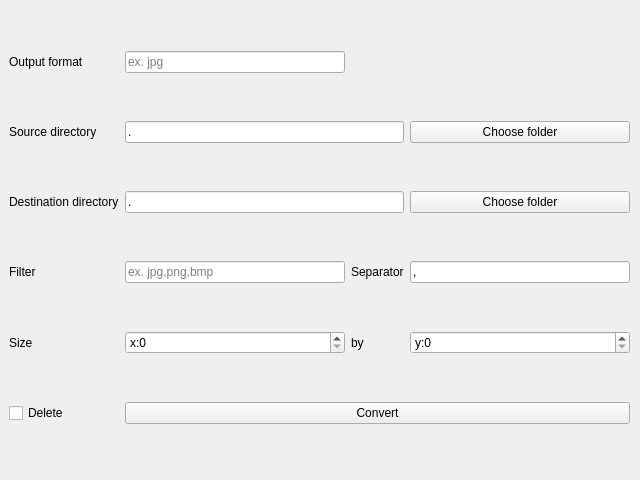
<?xml version="1.0" encoding="UTF-8"?>
<ui version="4.0">
 <class>MainWindow</class>
 <widget class="QMainWindow" name="MainWindow">
  <property name="geometry">
   <rect>
    <x>0</x>
    <y>0</y>
    <width>640</width>
    <height>480</height>
   </rect>
  </property>
  <property name="windowTitle">
   <string>ImgC - gui</string>
  </property>
  <widget class="QWidget" name="centralwidget">
   <widget class="QWidget" name="gridLayoutWidget">
    <property name="geometry">
     <rect>
      <x>9</x>
      <y>9</y>
      <width>621</width>
      <height>461</height>
     </rect>
    </property>
    <layout class="QGridLayout" name="gridLayout">
     <item row="4" column="0">
      <widget class="QLabel" name="label_6">
       <property name="text">
        <string>Size</string>
       </property>
      </widget>
     </item>
     <item row="4" column="3">
      <widget class="QSpinBox" name="spinBoxY">
       <property name="toolTip">
        <string>set either X or Y size to 0 to not change the image size</string>
       </property>
       <property name="prefix">
        <string>y:</string>
       </property>
       <property name="maximum">
        <number>10000</number>
       </property>
       <property name="singleStep">
        <number>10</number>
       </property>
      </widget>
     </item>
     <item row="2" column="3">
      <widget class="QPushButton" name="folderPicker">
       <property name="text">
        <string>Choose folder</string>
       </property>
      </widget>
     </item>
     <item row="2" column="0">
      <widget class="QLabel" name="label_4">
       <property name="text">
        <string>Destination directory</string>
       </property>
      </widget>
     </item>
     <item row="3" column="0">
      <widget class="QLabel" name="label_2">
       <property name="text">
        <string>Filter</string>
       </property>
      </widget>
     </item>
     <item row="3" column="3">
      <widget class="QLineEdit" name="separatorEdit">
       <property name="toolTip">
        <string>What did you use to separate the filters</string>
       </property>
       <property name="text">
        <string>,</string>
       </property>
      </widget>
     </item>
     <item row="5" column="1" colspan="3">
      <widget class="QPushButton" name="convertButton">
       <property name="text">
        <string>Convert</string>
       </property>
      </widget>
     </item>
     <item row="3" column="2">
      <widget class="QLabel" name="label_5">
       <property name="text">
        <string>Separator</string>
       </property>
      </widget>
     </item>
     <item row="3" column="1">
      <widget class="QLineEdit" name="filterEdit">
       <property name="toolTip">
        <string>What type of files do you want to convert</string>
       </property>
       <property name="placeholderText">
        <string>ex. jpg,png,bmp</string>
       </property>
      </widget>
     </item>
     <item row="2" column="1" colspan="2">
      <widget class="QLineEdit" name="pathEdit">
       <property name="toolTip">
        <string>Where do you want the files to be saved after conversion</string>
       </property>
       <property name="text">
        <string>.</string>
       </property>
      </widget>
     </item>
     <item row="0" column="1">
      <widget class="QLineEdit" name="formatEdit">
       <property name="toolTip">
        <string>What format do you want to convert the files to</string>
       </property>
       <property name="placeholderText">
        <string>ex. jpg</string>
       </property>
      </widget>
     </item>
     <item row="0" column="0">
      <widget class="QLabel" name="label_3">
       <property name="text">
        <string>Output format</string>
       </property>
      </widget>
     </item>
     <item row="5" column="0">
      <widget class="QCheckBox" name="deleteChackBox">
       <property name="toolTip">
        <string>Delete the files after they have been converted?</string>
       </property>
       <property name="whatsThis">
        <string/>
       </property>
       <property name="text">
        <string>Delete</string>
       </property>
      </widget>
     </item>
     <item row="1" column="1" colspan="2">
      <widget class="QLineEdit" name="pwdEdit">
       <property name="toolTip">
        <string>Where do you want the files to be saved after conversion</string>
       </property>
       <property name="text">
        <string>.</string>
       </property>
      </widget>
     </item>
     <item row="1" column="3">
      <widget class="QPushButton" name="pwdPicker">
       <property name="text">
        <string>Choose folder</string>
       </property>
      </widget>
     </item>
     <item row="1" column="0">
      <widget class="QLabel" name="label">
       <property name="text">
        <string>Source directory</string>
       </property>
      </widget>
     </item>
     <item row="4" column="1">
      <widget class="QSpinBox" name="spinBoxX">
       <property name="toolTip">
        <string>set either X or Y size to 0 to not change the image size</string>
       </property>
       <property name="prefix">
        <string>x:</string>
       </property>
       <property name="maximum">
        <number>10000</number>
       </property>
       <property name="singleStep">
        <number>10</number>
       </property>
      </widget>
     </item>
     <item row="4" column="2">
      <widget class="QLabel" name="label_7">
       <property name="text">
        <string>by</string>
       </property>
      </widget>
     </item>
    </layout>
   </widget>
  </widget>
 </widget>
 <tabstops>
  <tabstop>formatEdit</tabstop>
  <tabstop>pwdEdit</tabstop>
  <tabstop>pwdPicker</tabstop>
  <tabstop>pathEdit</tabstop>
  <tabstop>folderPicker</tabstop>
  <tabstop>filterEdit</tabstop>
  <tabstop>separatorEdit</tabstop>
  <tabstop>spinBoxX</tabstop>
  <tabstop>spinBoxY</tabstop>
  <tabstop>deleteChackBox</tabstop>
  <tabstop>convertButton</tabstop>
 </tabstops>
 <resources/>
 <connections/>
</ui>
